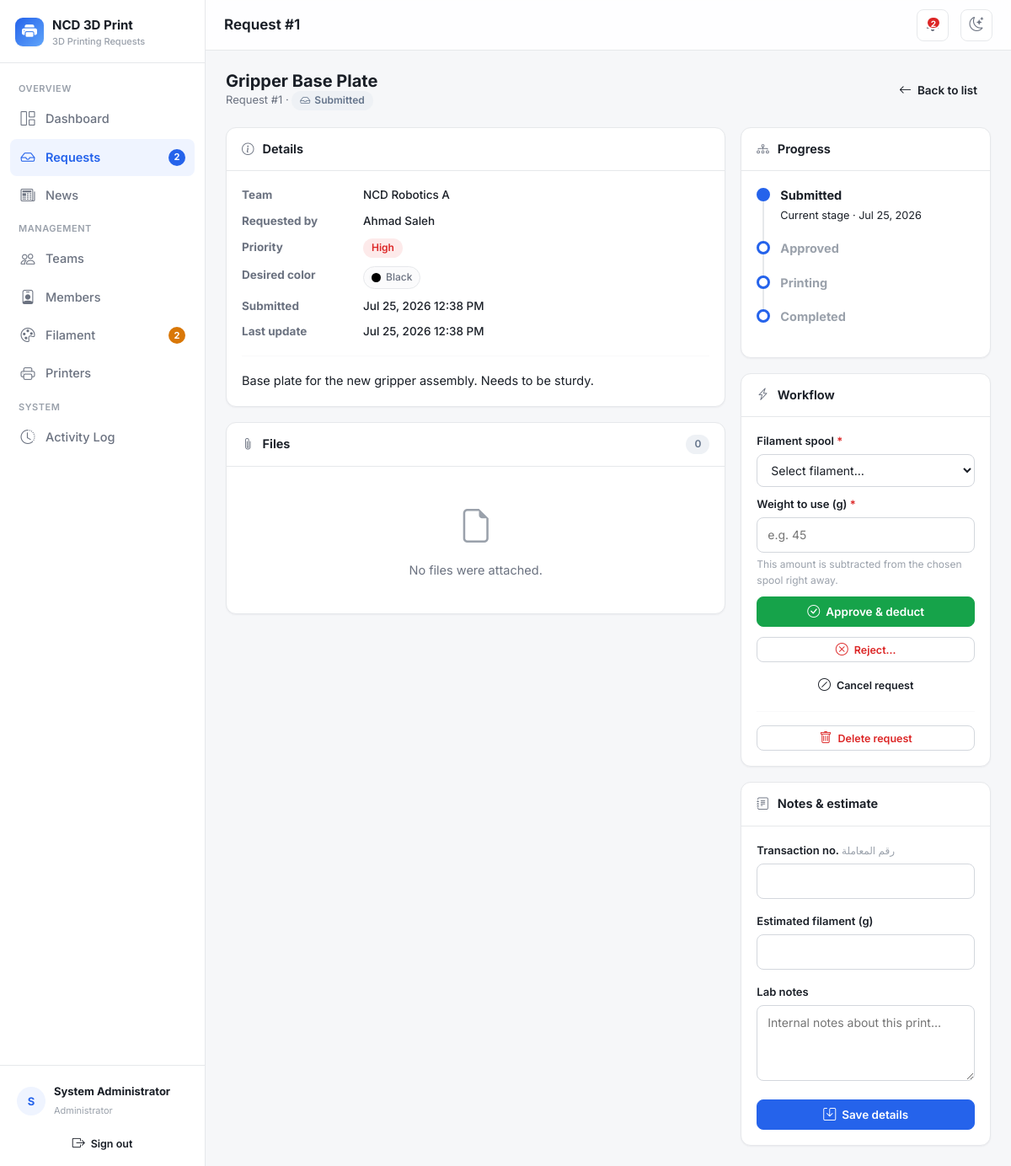
Screenshot of /requests/show/1 (signed in) with the database file from the repository.
### tables this page shows
CREATE TABLE `printers` (
    `id`               INT UNSIGNED NOT NULL AUTO_INCREMENT,
    `name`             VARCHAR(80) NOT NULL,
    `status`           ENUM('Idle','Busy') NOT NULL DEFAULT 'Idle',
    `current_project`  VARCHAR(160) DEFAULT NULL,
    `current_team`     VARCHAR(120) DEFAULT NULL,
    `current_operator` VARCHAR(120) DEFAULT NULL,
    `updated_at`       DATETIME NOT NULL DEFAULT CURRENT_TIMESTAMP ON UPDATE CURRENT_TIMESTAMP,
    PRIMARY KEY (`id`)
);

CREATE TABLE `requests` (
    `id`               INT UNSIGNED NOT NULL AUTO_INCREMENT,
    `user_id`          INT UNSIGNED DEFAULT NULL,
    `team_id`          INT UNSIGNED DEFAULT NULL,
    `project_name`     VARCHAR(160) NOT NULL,
    `description`      TEXT DEFAULT NULL,
    `priority`         ENUM('Low','Medium','High') NOT NULL DEFAULT 'Medium',
    `color`            VARCHAR(80) DEFAULT NULL,
    `transaction_no`   VARCHAR(100) DEFAULT NULL,
    `status`           ENUM('Submitted','Approved','Printing','Completed','Rejected','Cancelled') NOT NULL DEFAULT 'Submitted',
    `image_path`       VARCHAR(255) DEFAULT NULL,
    `estimated_weight` DECIMAL(8,1) DEFAULT NULL,
    `actual_weight`    DECIMAL(8,1) DEFAULT NULL,
    `admin_notes`      TEXT DEFAULT NULL,
    `printer_id`       INT UNSIGNED DEFAULT NULL,
    `filament_id`      INT UNSIGNED DEFAULT NULL,
    `filament_deducted` TINYINT(1) NOT NULL DEFAULT 0,
    `created_at`       DATETIME NOT NULL DEFAULT CURRENT_TIMESTAMP,
    `updated_at`       DATETIME NOT NULL DEFAULT CURRENT_TIMESTAMP ON UPDATE CURRENT_TIMESTAMP,
    PRIMARY KEY (`id`),
    KEY `idx_req_user`   (`user_id`),
    KEY `idx_req_team`   (`team_id`),
    KEY `idx_req_status` (`status`),
    KEY `idx_req_printer`(`printer_id`),
    KEY `idx_req_fil`    (`filament_id`),
    CONSTRAINT `fk_req_user`    FOREIGN KEY (`user_id`)    REFERENCES `users`(`id`)    ON DELETE SET NULL,
    CONSTRAINT `fk_req_team`    FOREIGN KEY (`team_id`)    REFERENCES `teams`(`id`)    ON DELETE SET NULL,
    CONSTRAINT `fk_req_printer` FOREIGN KEY (`printer_id`) REFERENCES `printers`(`id`) ON DELETE SET NULL,
    CONSTRAINT `fk_req_fil`     FOREIGN KEY (`filament_id`)REFERENCES `filament`(`id`) ON DELETE SET NULL
);

CREATE TABLE `teams` (
    `id`          INT UNSIGNED NOT NULL AUTO_INCREMENT,
    `name`        VARCHAR(120) NOT NULL,
    `competition` VARCHAR(160) DEFAULT NULL,
    `supervisor`  VARCHAR(120) DEFAULT NULL,
    `created_at`  DATETIME NOT NULL DEFAULT CURRENT_TIMESTAMP,
    PRIMARY KEY (`id`)
);

CREATE TABLE `users` (
    `id`         INT UNSIGNED NOT NULL AUTO_INCREMENT,
    `name`       VARCHAR(120) NOT NULL,
    `email`      VARCHAR(160) NOT NULL,
    `password`   VARCHAR(255) NOT NULL,
    `role`       ENUM('admin','member') NOT NULL DEFAULT 'member',
    `team_id`    INT UNSIGNED DEFAULT NULL,
    `is_active`  TINYINT(1) NOT NULL DEFAULT 1,
    `created_at` DATETIME NOT NULL DEFAULT CURRENT_TIMESTAMP,
    PRIMARY KEY (`id`),
    UNIQUE KEY `uq_users_email` (`email`),
    KEY `idx_users_team` (`team_id`),
    CONSTRAINT `fk_users_team` FOREIGN KEY (`team_id`) REFERENCES `teams`(`id`) ON DELETE SET NULL
);

### views/requests/show.php (the view, shortened to what the rows shown need)
<?php
$st = $request['status'];
$flow = ['Submitted', 'Approved', 'Printing', 'Completed'];
$currentIndex = array_search($st, $flow, true);
$isTerminalBad = in_array($st, ['Rejected', 'Cancelled'], true);
?>
<div class="page-head">
    <div>
        <h2><?= e($request['project_name']) ?></h2>
        <div class="sub">
            Request #<?= $request['id'] ?> ·
            <span class="badge2 <?= status_class($st) ?>"><i class="bi bi-<?= status_icon($st) ?>"></i> <?= e($st) ?></span>
        </div>
    </div>
</div>
<div class="grid-main">
    <div style="display:flex; flex-direction:column; gap:18px;">
        <div class="card2">
            <div class="card2-body">
                <dl class="kv">
                    <dt>Team</dt><dd><?= e($request['team_name'] ?? '—') ?></dd>
                    <dt>Requested by</dt><dd><?= e($request['requester_name'] ?? '—') ?></dd>
                    <dt>Priority</dt><dd><span class="badge2 <?= priority_class($request['priority']) ?>"><?= e($request['priority']) ?></span></dd>
                    <dt>Desired color</dt>
                    <dd>
                        <?php if (!empty($request['color'])): ?>
                            <span class="pill"><span class="color-dot" style="background: <?= e(strtolower($request['color'])) ?>;"></span> <?= e($request['color']) ?></span>
                        <?php else: ?>—<?php endif; ?>
                    </dd>
                    <dt>Submitted</dt><dd><?= fmt_datetime($request['created_at']) ?></dd>
                    <dt>Last update</dt><dd><?= fmt_datetime($request['updated_at']) ?></dd>
                </dl>
                <?php if (!empty($request['description'])): ?>
                    <hr class="divider">
                    <div style="white-space:pre-wrap; color:var(--text);"><?= e($request['description']) ?></div>
                <?php endif; ?>
            </div>
        </div>
    </div>
    <div style="display:flex; flex-direction:column; gap:18px;">
        <div class="card2">
            <div class="card2-body">
                <?php if ($isTerminalBad): ?>
                    <ul class="timeline">
                        <li><span class="tdot done"></span><strong>Submitted</strong><br><small class="muted"><?= fmt_date($request['created_at']) ?></small></li>
                        <li><span class="tdot done" style="border-color:var(--red); background:var(--red);"></span>
                            <strong><?= e($st) ?></strong><br><small class="muted"><?= fmt_date($request['updated_at']) ?></small></li>
                    </ul>
                <?php else: ?>
                    <ul class="timeline">
                        <?php foreach ($flow as $i => $stage):
                            $done = $currentIndex !== false && $i <= $currentIndex; ?>
                            <li>
                                <span class="tdot <?= $done ? 'done' : '' ?>"></span>
                                <strong style="<?= $done ? '' : 'color:var(--text-faint)' ?>"><?= $stage ?></strong>
                                <?php if ($i === $currentIndex): ?><br><small class="muted">Current stage · <?= fmt_date($request['updated_at']) ?></small><?php endif; ?>
                            </li>
                        <?php endforeach; ?>
                    </ul>
                <?php endif; ?>
            </div>
        </div>
    </div>
</div>

### views/layouts/main.php (shortened to what the rows shown need)
<?php
$pageTitle = $pageTitle ?? APP_NAME;
$user = Auth::user();
$isAdmin = Auth::isAdmin();
$initials = strtoupper(mb_substr($user['name'] ?? '?', 0, 1));
?>
<!doctype html>
<html lang="en">
<head>
    <link href="https://cdn.jsdelivr.net/npm/bootstrap@5.3.3/dist/css/bootstrap.min.css" rel="stylesheet">
    <link href="https://cdn.jsdelivr.net/npm/bootstrap-icons@1.11.3/font/bootstrap-icons.min.css" rel="stylesheet">
    <link href="<?= asset('css/style.css') ?>" rel="stylesheet">
</head>
<body>
<div class="app-shell">
    <aside class="sidebar" id="sidebar">
        <div class="sidebar-foot">
            <div class="user-chip">
                <span class="avatar"><?= e($initials) ?></span>
                <div class="meta">
                    <strong><?= e($user['name'] ?? '') ?></strong>
                    <span><?= $isAdmin ? 'Administrator' : 'Team Member' ?></span>
                </div>
            </div>
        </div>
    </aside>
    <div class="main">
        <header class="topbar">
            <h1><?= e($pageTitle) ?></h1>
        </header>
        <main class="content">
            <?= $content ?>
        </main>
    </div>
</div>
</body>
</html>

### rows the page displays
printers: current_operator "S", current_operator "System Administrator"
requests: project_name "Gripper Base Plate", id "1", status "Submitted", team.name "NCD Robotics A", user.name "Ahmad Saleh", priority "High", color "Black", created_at "Jul 25, 2026 12:38 PM", updated_at "Jul 25, 2026 12:38 PM", description "Base plate for the new gripper assembly. Needs to be sturdy.", stage "Submitted", updated_at "Jul 25, 2026"

### other values shown
APP_NAME "NCD 3D Print"
APP_TAGLINE "3D Printing Requests"
$label "Dashboard Requests News Teams Members Filament Printers Activity Log"
$badge "2 2"
$pageTitle "Request #1"
$badgePending "2"
count($files) "0"
$stage "Approved"
$stage "Printing"
$stage "Completed"
